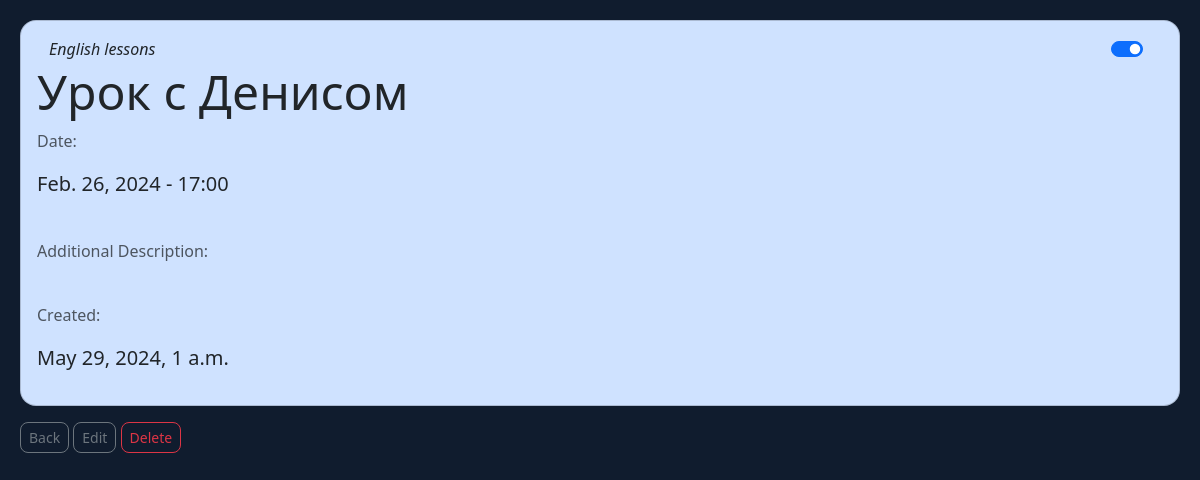
/show_task/11, run on the app's committed database.
### reminders/models.py (models this page shows)
class Reminder(models.Model):
    name = models.CharField('Reminder', max_length=120)
    board = models.ForeignKey(Board, blank=True, null=True, on_delete=models.SET_NULL)
    date = models.DateField('Date')
    reminder_time = models.TimeField('Time', blank=True, null=True)
    description = models.TextField(blank=True)
    assignee = models.ManyToManyField(MyUser, blank=True)
    status = models.BooleanField('Status', default=False)
    created_date = datetime.now()
    created_by = User
    def __str__(self):
        return self.name

class Board(models.Model):
    name = models.CharField('Board Name', max_length=120)
    color = models.CharField('Board Color', max_length=20)
    people = models.ManyToManyField(MyUser)
    def __str__(self):
        return self.name

### reminders/views.py (the view)
# urls.py: path('show_task/<reminder_id>', views.show_task, name="show-task"),
def show_task(request, reminder_id):
    reminder = Reminder.objects.get(pk=reminder_id)
    return render(request, 'reminders/show_task.html',
                  {'reminder': reminder})

### reminders/templates/reminders/show_task.html (shortened to what this page needs)
<!doctype html>
<html lang="en">
  <head>
    <link href="https://cdn.jsdelivr.net/npm/bootstrap@5.3.2/dist/css/bootstrap.min.css" rel="stylesheet">
</head>
  <body>
    <div class="card bg-{{reminder.board.color}} mb-3 rounded-4">
        <div class="card-body">
          <div class="container">
            <div class="row">
              <div class="col text-start">
                <p class="card-text"><em>{{reminder.board}}</em></p>
              </div>
              <div class="col d-flex justify-content-end">
                {% include 'reminders/switch.html' %}
          </div>
        </div>
      </div>
        <h1 class="card-title">{{reminder}}</h1>
            <p class="card-text text-body-secondary fs-8">Date:</p>
            {% if reminder.reminder_time == None %}
            <p class="card-text fs-5">{{reminder.date}}</p>
            {% else %}
            <p class="card-text fs-5">{{reminder.date}} - {{reminder.reminder_time | time:"H:i"}}</p>
            {% endif %}
<br/>
            <p class="card-text text-body-secondary fs-8">Additional Description:</p>
<br/>
            <p class="card-text text-body-secondary fs-8">Created:</p>
            <p class="card-text fs-5">{{reminder.created_date}}</p>
        </div>
      </div>
      <a href="{% url 'home'%}" class="btn btn-outline-secondary btn-sm rounded-3">Back</a>
      <a href="{% url 'edit-reminder' reminder.id%}" class="btn btn-outline-secondary btn-sm rounded-3">Edit</a></td>
      <a href="{% url 'delete-reminder' reminder.id%}" class="btn btn-outline-danger btn-sm rounded-3">Delete</a>
  </body>
</html>

### reminders/templates/reminders/show_task.html (style rules this page uses)
body { background-color: #101C2E; color: #5D8BFF; margin-left: 20px; margin-right: 20px; margin-top: 20px; }
h1 { font-size: 3em; }

### data on the page
Reminder: board "English lessons", name "Урок с Денисом", date "Feb. 26, 2024", reminder_time "17:00", created_date "May 29, 2024, 1 a.m."
